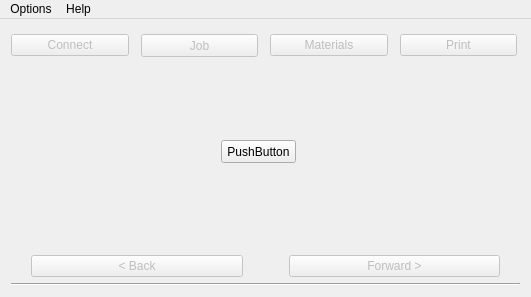
<?xml version="1.0" encoding="UTF-8"?>
<ui version="4.0">
 <class>MainWindow</class>
 <widget class="QMainWindow" name="MainWindow">
  <property name="windowModality">
   <enum>Qt::ApplicationModal</enum>
  </property>
  <property name="geometry">
   <rect>
    <x>0</x>
    <y>0</y>
    <width>531</width>
    <height>297</height>
   </rect>
  </property>
  <property name="sizePolicy">
   <sizepolicy hsizetype="Preferred" vsizetype="Preferred">
    <horstretch>0</horstretch>
    <verstretch>0</verstretch>
   </sizepolicy>
  </property>
  <property name="windowTitle">
   <string>MainWindow</string>
  </property>
  <property name="windowIcon">
   <iconset resource="fabprint.qrc">
    <normaloff>:/media/FabPrint.png</normaloff>:/media/FabPrint.png</iconset>
  </property>
  <widget class="QWidget" name="centralWidget">
   <layout class="QVBoxLayout" name="verticalLayout_2">
    <item>
     <layout class="QVBoxLayout" name="mainVLayout">
      <item>
       <layout class="QHBoxLayout" name="stateLayout">
        <property name="spacing">
         <number>12</number>
        </property>
        <property name="sizeConstraint">
         <enum>QLayout::SetFixedSize</enum>
        </property>
        <property name="topMargin">
         <number>4</number>
        </property>
        <property name="rightMargin">
         <number>3</number>
        </property>
        <property name="bottomMargin">
         <number>3</number>
        </property>
        <item>
         <widget class="QPushButton" name="connectButton">
          <property name="enabled">
           <bool>false</bool>
          </property>
          <property name="minimumSize">
           <size>
            <width>60</width>
            <height>0</height>
           </size>
          </property>
          <property name="styleSheet">
           <string notr="true"/>
          </property>
          <property name="text">
           <string>Connect</string>
          </property>
         </widget>
        </item>
        <item>
         <widget class="QPushButton" name="jobButton">
          <property name="enabled">
           <bool>false</bool>
          </property>
          <property name="minimumSize">
           <size>
            <width>34</width>
            <height>23</height>
           </size>
          </property>
          <property name="text">
           <string>Job</string>
          </property>
         </widget>
        </item>
        <item>
         <widget class="QPushButton" name="materialsButton">
          <property name="enabled">
           <bool>false</bool>
          </property>
          <property name="minimumSize">
           <size>
            <width>62</width>
            <height>0</height>
           </size>
          </property>
          <property name="text">
           <string>Materials</string>
          </property>
         </widget>
        </item>
        <item>
         <widget class="QPushButton" name="printButton">
          <property name="enabled">
           <bool>false</bool>
          </property>
          <property name="minimumSize">
           <size>
            <width>41</width>
            <height>0</height>
           </size>
          </property>
          <property name="text">
           <string>Print</string>
          </property>
         </widget>
        </item>
       </layout>
      </item>
      <item>
       <spacer name="topVSpacer">
        <property name="orientation">
         <enum>Qt::Vertical</enum>
        </property>
        <property name="sizeType">
         <enum>QSizePolicy::Fixed</enum>
        </property>
        <property name="sizeHint" stdset="0">
         <size>
          <width>20</width>
          <height>4</height>
         </size>
        </property>
       </spacer>
      </item>
      <item>
       <widget class="QStackedWidget" name="stackedWidget">
        <property name="currentIndex">
         <number>0</number>
        </property>
        <widget class="QWidget" name="page">
         <widget class="QPushButton" name="pushButton">
          <property name="geometry">
           <rect>
            <x>210</x>
            <y>70</y>
            <width>75</width>
            <height>23</height>
           </rect>
          </property>
          <property name="text">
           <string>PushButton</string>
          </property>
         </widget>
        </widget>
        <widget class="QWidget" name="page_2">
         <widget class="QRadioButton" name="radioButton">
          <property name="geometry">
           <rect>
            <x>230</x>
            <y>80</y>
            <width>82</width>
            <height>17</height>
           </rect>
          </property>
          <property name="text">
           <string>RadioButton</string>
          </property>
         </widget>
        </widget>
       </widget>
      </item>
      <item>
       <layout class="QHBoxLayout" name="fowardBackLayout">
        <item>
         <spacer name="leftFbHSpacer">
          <property name="orientation">
           <enum>Qt::Horizontal</enum>
          </property>
          <property name="sizeType">
           <enum>QSizePolicy::Fixed</enum>
          </property>
          <property name="sizeHint" stdset="0">
           <size>
            <width>20</width>
            <height>20</height>
           </size>
          </property>
         </spacer>
        </item>
        <item>
         <widget class="QPushButton" name="backButton">
          <property name="enabled">
           <bool>false</bool>
          </property>
          <property name="text">
           <string>&lt; Back</string>
          </property>
          <property name="shortcut">
           <string>Ctrl+Left</string>
          </property>
         </widget>
        </item>
        <item>
         <spacer name="imdFbHSpacer">
          <property name="orientation">
           <enum>Qt::Horizontal</enum>
          </property>
          <property name="sizeType">
           <enum>QSizePolicy::Preferred</enum>
          </property>
          <property name="sizeHint" stdset="0">
           <size>
            <width>40</width>
            <height>20</height>
           </size>
          </property>
         </spacer>
        </item>
        <item>
         <widget class="QPushButton" name="forwardButton">
          <property name="enabled">
           <bool>false</bool>
          </property>
          <property name="text">
           <string>Forward &gt;</string>
          </property>
          <property name="shortcut">
           <string>Ctrl+Right</string>
          </property>
         </widget>
        </item>
        <item>
         <spacer name="rightFbHSpacer">
          <property name="orientation">
           <enum>Qt::Horizontal</enum>
          </property>
          <property name="sizeType">
           <enum>QSizePolicy::Fixed</enum>
          </property>
          <property name="sizeHint" stdset="0">
           <size>
            <width>20</width>
            <height>20</height>
           </size>
          </property>
         </spacer>
        </item>
       </layout>
      </item>
      <item>
       <widget class="Line" name="line">
        <property name="orientation">
         <enum>Qt::Horizontal</enum>
        </property>
       </widget>
      </item>
     </layout>
    </item>
   </layout>
  </widget>
  <widget class="QMenuBar" name="menuBar">
   <property name="geometry">
    <rect>
     <x>0</x>
     <y>0</y>
     <width>531</width>
     <height>21</height>
    </rect>
   </property>
   <property name="focusPolicy">
    <enum>Qt::ClickFocus</enum>
   </property>
   <property name="toolTip">
    <string>testing</string>
   </property>
   <property name="defaultUp">
    <bool>false</bool>
   </property>
   <property name="nativeMenuBar">
    <bool>true</bool>
   </property>
   <widget class="QMenu" name="menuOptions">
    <property name="mouseTracking">
     <bool>false</bool>
    </property>
    <property name="focusPolicy">
     <enum>Qt::StrongFocus</enum>
    </property>
    <property name="contextMenuPolicy">
     <enum>Qt::ActionsContextMenu</enum>
    </property>
    <property name="tearOffEnabled">
     <bool>true</bool>
    </property>
    <property name="title">
     <string>Options</string>
    </property>
    <property name="separatorsCollapsible">
     <bool>true</bool>
    </property>
    <addaction name="actionChange_Directory"/>
   </widget>
   <widget class="QMenu" name="menuHelp">
    <property name="title">
     <string>Help</string>
    </property>
    <addaction name="actionAbout_FabPrint"/>
   </widget>
   <addaction name="menuOptions"/>
   <addaction name="menuHelp"/>
  </widget>
  <action name="actionBlah">
   <property name="text">
    <string>blah</string>
   </property>
  </action>
  <action name="actionChange_Directory">
   <property name="text">
    <string>Change Directory</string>
   </property>
   <property name="shortcut">
    <string>Ctrl+D</string>
   </property>
   <property name="shortcutContext">
    <enum>Qt::WindowShortcut</enum>
   </property>
   <property name="autoRepeat">
    <bool>false</bool>
   </property>
  </action>
  <action name="actionAbout_FabPrint">
   <property name="text">
    <string>About SeraphPrint</string>
   </property>
   <property name="shortcut">
    <string>Ctrl+A</string>
   </property>
  </action>
  <action name="actionVisit_FabAtHome_org">
   <property name="text">
    <string>Visit SeraphRobotics.com</string>
   </property>
   <property name="shortcut">
    <string>V</string>
   </property>
  </action>
 </widget>
 <layoutdefault spacing="6" margin="11"/>
 <resources>
  <include location="fabprint.qrc"/>
 </resources>
 <connections/>
</ui>
